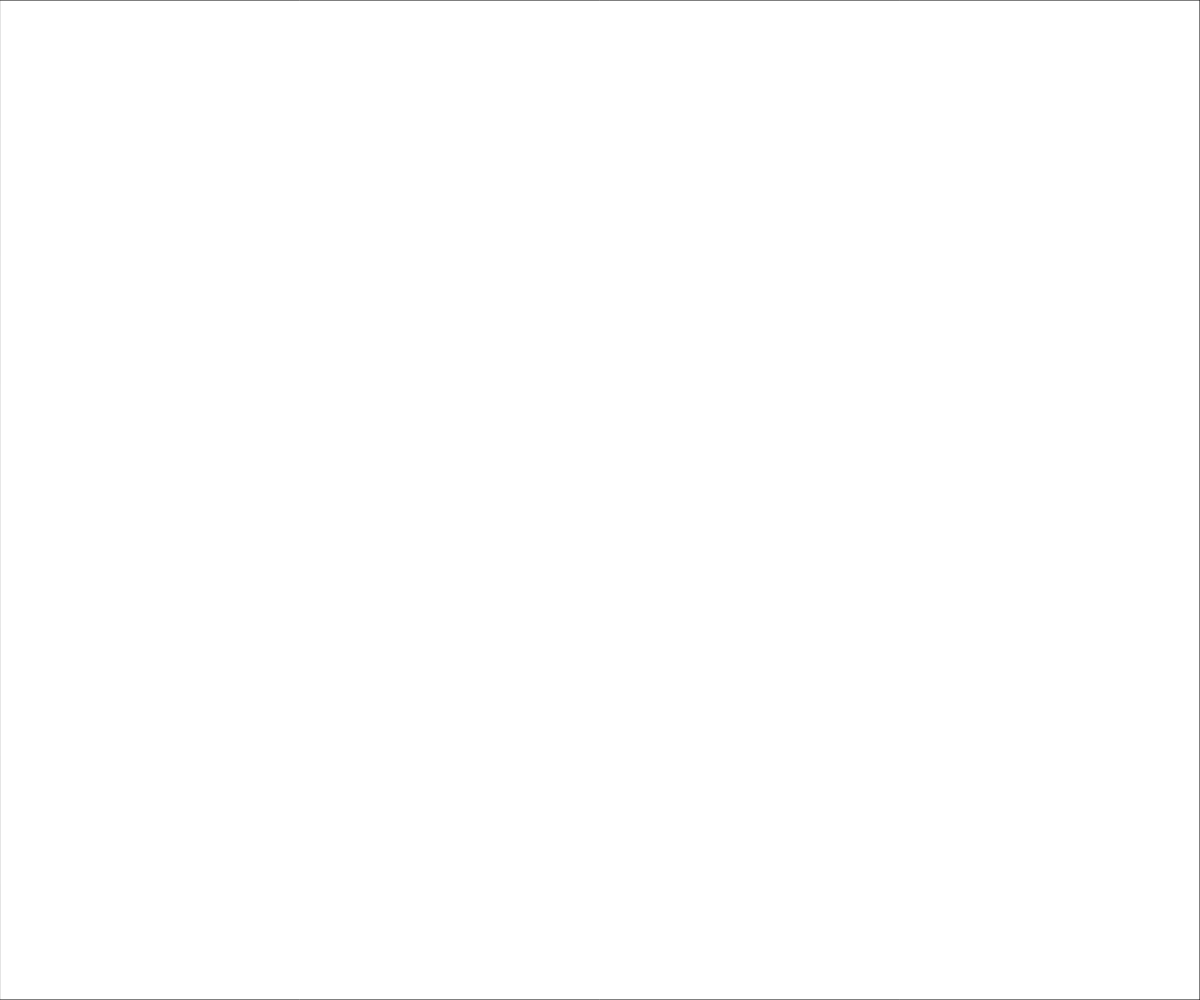
Frame 1 (no input)
Frame 60 (no input): identical to frame 1, image omitted
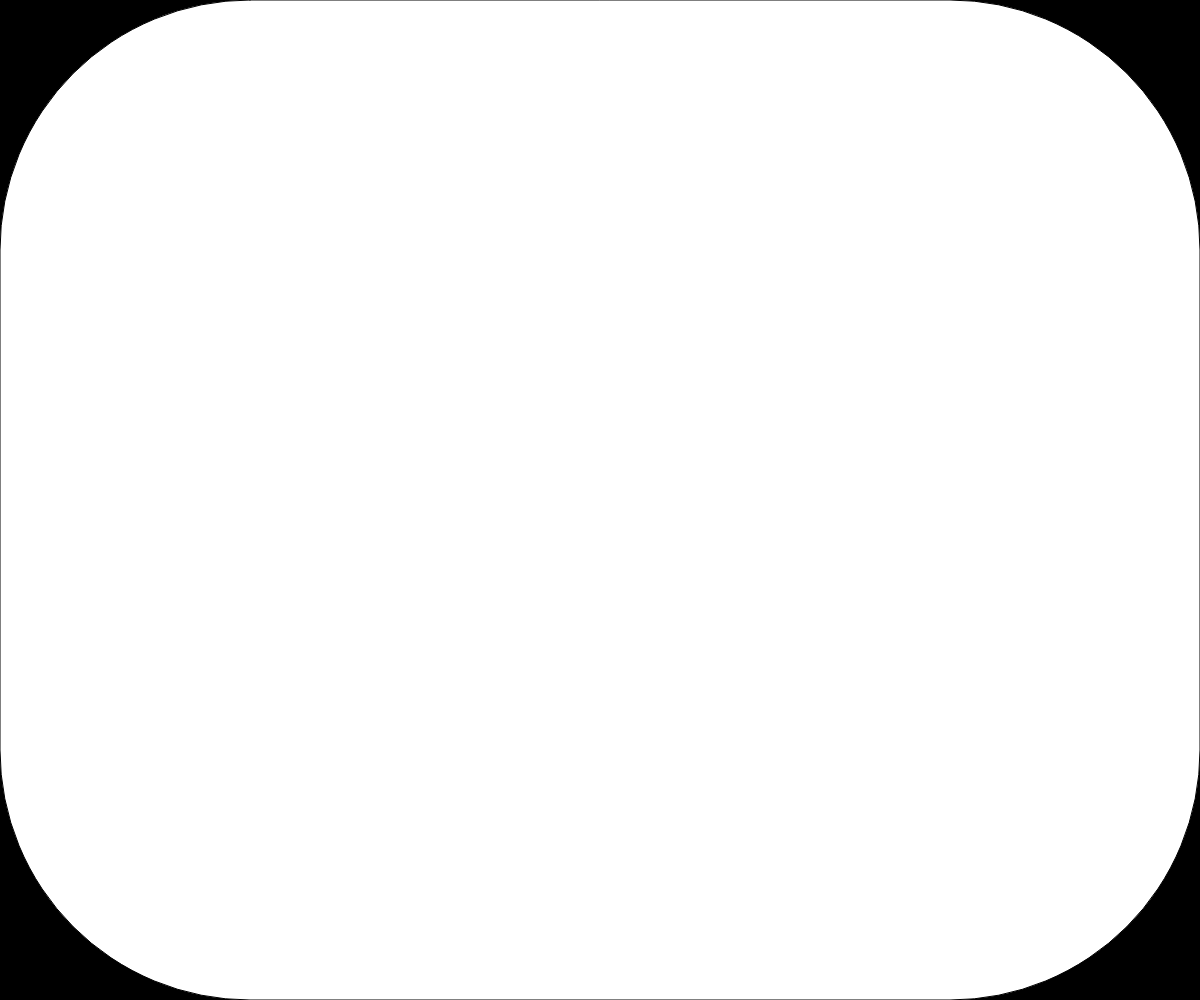
Frame 120 (the mouse pressed at the canvas centre since frame 60)

The p5.js sketch that drew these frames (run headless with seeded random() and noise() and a simulated clock; from frame 60 on, the mouse is pressed at the canvas centre):

// p5.js sketch
// ── sketch.js
document.title = 'Exercice #1'

function taFonction(t) { // t = valeur entre 0 et 1
  // YOUR CODE HERE
  // pas de background() permis!

  // ellipse(t * width, height/2, 100)
  rect(0, 0, width, height, t * min(width, height) / 2);
}

function setup() {
  createCanvas();
  windowResized();
}

function draw() {
  background(0);
  const t = constrain(mouseX / width, 0, 1);
  console.log(t);
  taFonction(t)
}

function windowResized() {
  resizeCanvas(windowWidth, windowHeight);
}
